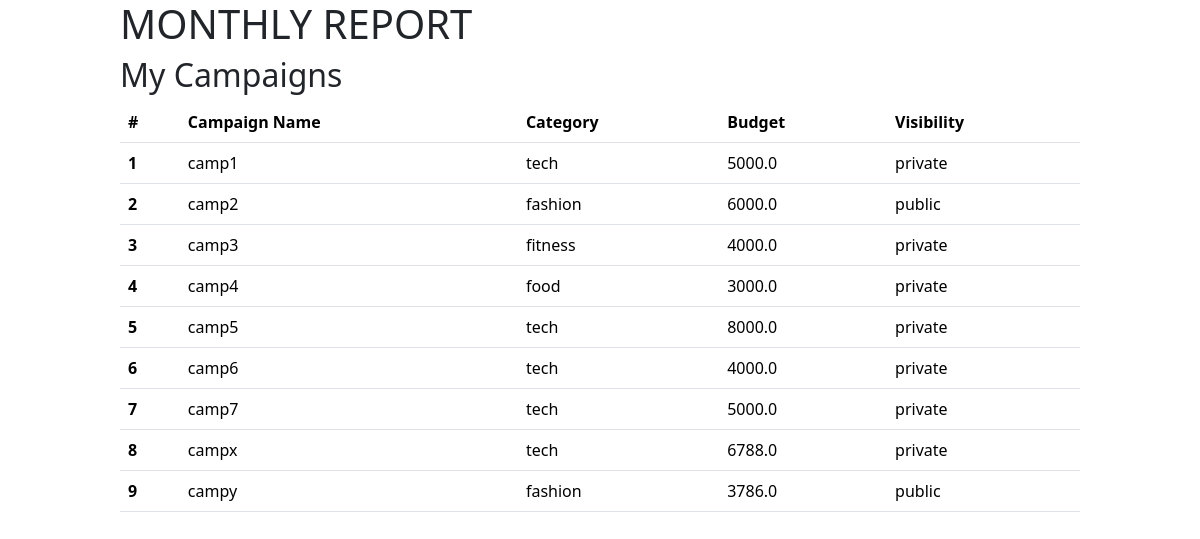
/test, run on the app's committed database.
### application/models.py (models this page shows)
class Campaign(db.Model):
    id = db.Column(db.Integer, primary_key=True)
    name = db.Column(db.String, nullable=False)
    image_name = db.Column(db.String, nullable=False, default='default.jpg')
    description = db.Column(db.Text)
    category = db.Column(db.String, nullable=False)                                            #tech
    start_date = db.Column(db.DateTime, default=datetime(2000, 1, 1), nullable=False)
    end_date = db.Column(db.DateTime, default=datetime(2000, 1, 1), nullable=False)
    budget = db.Column(db.Float, nullable=False)
    visibility = db.Column(db.String, default='private', nullable=False)                       #public
    goals = db.Column(db.Text)
    sponsor_id = db.Column(db.Integer, db.ForeignKey('sponsor.id'), nullable=False)
    sponsor = db.relationship('Sponsor', backref='campaigns')

### application/views.py (the view)
    @app.route('/test', methods=['GET', 'POST'])
    def tets():
        sponsors = Sponsor.query.all()
        campaigns = Campaign.query.all()
        return render_template('monthly_report.html', data = campaigns)

### templates/monthly_report.html (shortened to what this page needs)
<!DOCTYPE html>
<html lang="en">
<head>
    <link href="https://cdn.jsdelivr.net/npm/bootstrap@5.3.3/dist/css/bootstrap.min.css" rel="stylesheet">
</head>
<body>
    <div class="monthly-report">
        <h1>MONTHLY REPORT</h1>
        <h2>My Campaigns</h2>
        <div>
            <table class="table">
                <thead>
                    <tr>
                        <th scope="col">#</th>
                        <th scope="col">Campaign Name</th>
                        <th scope="col">Category</th>
                        <th scope="col">Budget</th>
                        <th scope="col">Visibility</th>
                    </tr>
                </thead>
                <tbody>
                    {% for campaign in data %}
                            <tr>
                                <th scope="row">{{loop.index}}</th>
                                <td>{{campaign.name}}</td>
                                <td>{{campaign.category}}</td>
                                <td>{{campaign.budget}}</td>
                                <td>{{campaign.visibility}}</td>
                            </tr>
                            {% endfor %}
                </tbody>
            </table>
        </div>
    </div>
</body>
</html>

### templates/monthly_report.html (style rules this page uses)
.monthly-report { width: 80%; margin: auto; }

### data on the page
Campaign: name "camp1", category "tech", budget "5000.0", visibility "private"
Campaign: name "camp2", category "fashion", budget "6000.0", visibility "public"
Campaign: name "camp3", category "fitness", budget "4000.0", visibility "private"
Campaign: name "camp4", category "food", budget "3000.0", visibility "private"
Campaign: name "camp5", category "tech", budget "8000.0", visibility "private"
Campaign: name "camp6", category "tech", budget "4000.0", visibility "private"
Campaign: name "camp7", category "tech", budget "5000.0", visibility "private"
Campaign: name "campx", category "tech", budget "6788.0", visibility "private"
Campaign: name "campy", category "fashion", budget "3786.0", visibility "public"
